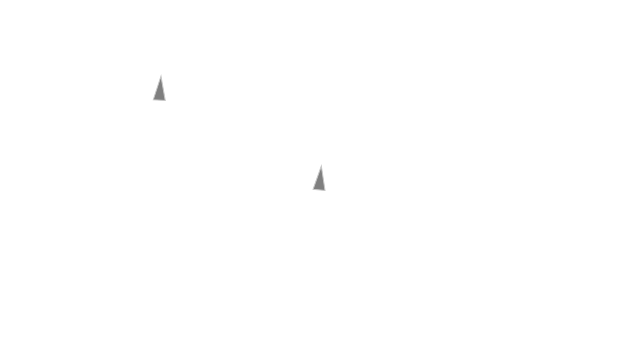
Frame 1 (no input)
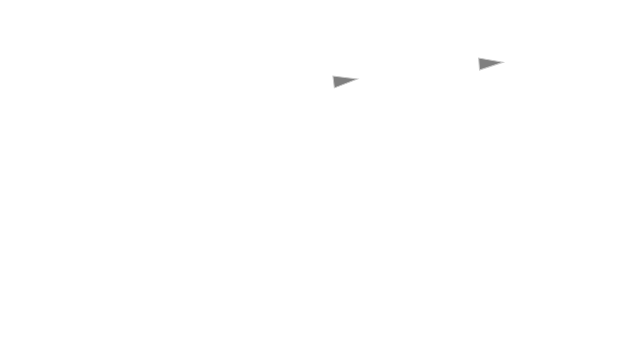
Frame 60 (no input)
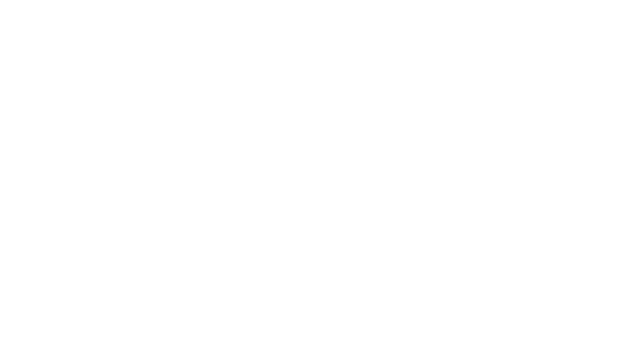
Frame 120 (the mouse pressed at the canvas centre since frame 60)

The p5.js sketch that drew these frames (run headless with seeded random() and noise() and a simulated clock; from frame 60 on, the mouse is pressed at the canvas centre):

// p5.js sketch
// ── sketch.js

var pursuer;
var evader;


function setup() {
 createCanvas(640, 360);
 setFrameRate(30);
 pursuer = new Vehicle(width/4, height/4);
 evader = new Vehicle(width/2, height/2);


}

function draw(){
	background(255);
	
	fill(127);
	stroke(200);
	strokeWeight(2);
	
	
	pursuer.pursue(evader.position);
	pursuer.update();
	pursuer.display();

	evader.wander();
	evader.update();
	evader.display();

}

// ── Vehicle.js
var Vehicle = function(x, y) {
    this.acceleration = createVector(0, 0);
    this.velocity = createVector(0, -2);
    this.position = createVector(x, y);
    this.r = 6;
    this.maxSpeed = 4;
    this.maxForce = 0.2;


    this.wanderRadius = 19;
    this.wanderDistance = 4;
    this.wanderCenter = 0;
    this.wanderAngle = 0;
    this.wanderForce = createVector();



    this.seek = function(target) {
        var desired = p5.Vector.sub(target, this.position);
        desired.setMag(this.maxSpeed);
        var steer = p5.Vector.sub(desired, this.velocity);
        steer.limit(this.maxForce);
        this.applyForce(steer);
    }

    this.setAngle = function(vector, value) {
        vector.x = cos(value) * vector.mag();
        vector.y = sin(value) * vector.mag();

    }

    this.wander = function() {

        this.wanderCenter = this.velocity.copy();
        this.wanderCenter.setMag(1);
        this.wanderCenter.mult(this.wanderDistance);

        var angleChange = 3

        var displacement = createVector(0, -1);
        displacement.mult(this.wanderRadius);

        this.setAngle(displacement, this.wanderAngle);
        this.wanderAngle += random(-1, 1);

        this.wanderForce = this.wanderCenter.add(displacement);
        this.wanderForce.limit(this.maxForce);

        this.applyForce(this.wanderForce);

    }

        //inverse of seek 
    this.flee = function(target) {
            var desired = p5.Vector.sub(this.position, target);
            desired.setMag(1);
            var steer = p5.Vector.sub(desired, this.velocity);
            steer.limit(this.maxForce);
            this.applyForce(steer);
        }

    this.pursue = function(target) {
        var lookahead = p5.Vector.dist(target,this.position)/this.maxSpeed;
        console.log(lookahead);
        var futurePosition = target.copy();
        console.log(futurePosition);
        //futureposittion = t.position + t.velocity * lookahead
        //var futurePosition = 

        var desired = p5.Vector.sub(futurePosition, this.position);
        desired.setMag(this.maxSpeed);
        var steer = p5.Vector.sub(desired, this.velocity);
        steer.limit(this.maxForce);
        this.applyForce(steer);
     
    }


    this.arrive = function(target) {
        var desired = p5.Vector.sub(target, this.position); //vector pointing FROM loc TO target
        var distance = desired.mag();
        //damping within 100 pixels


        if (distance < 100) {
            //set magnitude according to how close we are
            var scaledSpeed = map(distance, 0, 100, 0, this.maxSpeed);
            desired.setMag(scaledSpeed);
        } else { desired.setMag(this.maxSpeed) }

        //Steer - desired minus velocity

        var steer = p5.Vector.sub(desired, this.velocity); //steer = desired-velocity
        steer.limit(this.maxForce);
        this.applyForce(steer);


    }

    this.update = function() { //Standard Euler integration motion

        this.velocity.add(this.acceleration);
        this.velocity.limit(this.maxSpeed);
        this.position.add(this.velocity);
        this.acceleration.mult(0);

        //TODO: max force and speed vary based on life

    }

    this.applyForce = function(force) {
        this.acceleration.add(force);
    }

    this.display = function() {
        var theta = this.velocity.heading() + PI / 2;
        console.log("heading:", this.velocity.heading());

        var wanderX = this.wanderRadius * cos(this.wanderTheta);
        var wanderY = this.wanderRadius * sin(this.wanderTheta);

        fill(127);
        stroke(200);
        strokeWeight(1);
        push();
        translate(this.position.x, this.position.y);
        rotate(theta);
        beginShape();
        vertex(0, -this.r * 2);
        vertex(-this.r, this.r * 2);
        vertex(this.r, this.r * 2);
        endShape(CLOSE);

        pop();



    }





}
